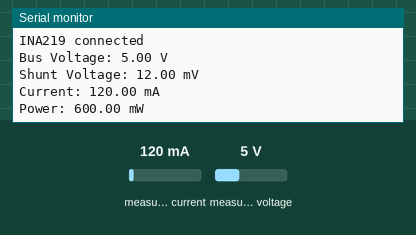
The sketch below on a simulated Arduino Uno, built with avr-gcc and run on an emulated ATmega328P. Shown: the last lines printed to the serial monitor. Inputs (shaded band) come from the test bench; at power-on: measured current 120 mA, measured voltage 5 V.

Above: at 1.2 s.
1.3 s: measured current set to 40 mA
5.0 s: measured voltage set to 0.3 V
At 5.6 s:
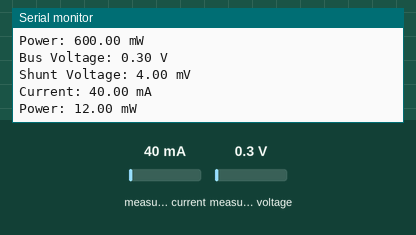
8.7 s: measured current set to 500 mA
At 11.6 s:
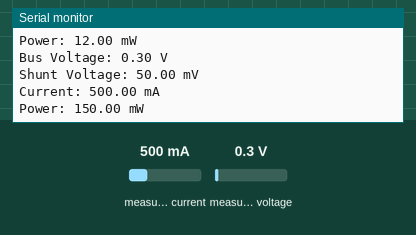
Timing chart, 0 to 13.1 s (numbered marks = the images above; inputs shaded):
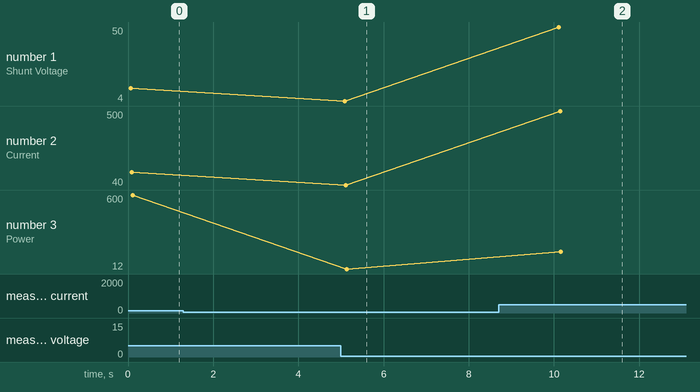

Measured:
- after the input at 5.0 s, the serial monitor: prints a new line after 0.07 s (image 1)
- after the input at 8.7 s, the serial monitor: prints a new line after 1.4 s (image 2)
- plotted number 1: 4 → 50 after the input at 8.7 s
- plotted number 2: 40 → 500 after the input at 8.7 s
- plotted number 3: 600 → 12 after the input at 5.0 s, 12 → 150 after the input at 8.7 s

The sketch:

powerMeasurementCode.ino
```cpp
#include<Wire.h>
#include<Adafruit_INA219.h>
Adafruit_INA219 ina;
void setup() {
  Serial.begin(9600);
  Serial.print("INA219 Starting....");
  if (!ina.begin()){
    Serial.print("ERROR: INA219 not found");
    while(1){
      delay(10);
    }
  }
  Serial.print("\nINA219 connected\n");
}

void loop() {
  float shuntV= ina.getShuntVoltage_mV();
  float BusV= ina.getBusVoltage_V();
  float Current= ina.getCurrent_mA();
  float Power= ina.getPower_mW();

  Serial.print("\nBus Voltage: ");
  Serial.print(BusV);
  Serial.println(" V");

  Serial.print("Shunt Voltage: ");
  Serial.print(shuntV);
  Serial.println(" mV");

  Serial.print("Current: ");
  Serial.print(Current);
  Serial.println(" mA");

  Serial.print("Power: ");
  Serial.print(Power);
  Serial.println(" mW");
  delay(5000);
  ina.begin();
}
```
